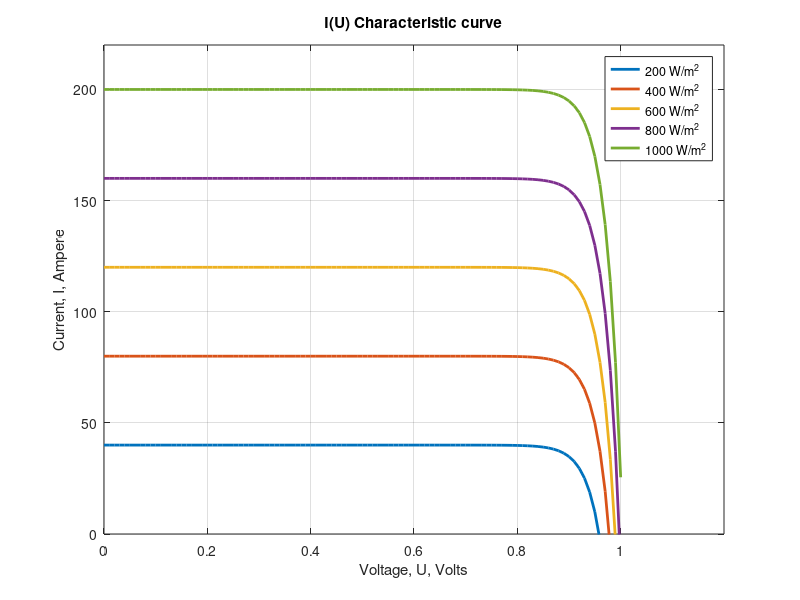

Write MATLAB code to recreate this figure.
clear, clc, close all
% Fundamentals of a PV cell, irradiance set.
% Sebastian Pinilla
T = 300;                  % Temperature 300K
n = 1.1;                  % Ideality factor 
a = (8.617e-5)^-1;        % Value of q/K (K/V)
k = 8.617e-5;             % Constant  
I00 = 17.9/1000;          % Constant (A/K^3)
Eg = 1.114;               % Energy bandgap of silicon eV
I0 = (I00)*(T^3)*(exp(-Eg/(k*T)));
j = 1;
for G = 200:200:1000      % Irradiance intensity W/m^2
    Iph(j)  = G*0.2;      % Current (A)
    j = j+1;       
end

for i = 1:5
    u = 0:0.01:1;        % Voltage (volts)
    I = (Iph(i))-(I0*((exp((a*u)/(n*T)))-1)); % Current (A)
    % Conditions of the graph 
    plot(u,I,'linewidth', 2)
    axis([0 1.2 0 220])
    xlabel('Voltage, U, Volts')
    ylabel('Current, I, Ampere')
    title('I(U) Characteristic curve')
    hold on
end

grid on
legend('200 W/m^2','400 W/m^2','600 W/m^2','800 W/m^2','1000 W/m^2')










